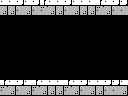

A 2D game scene composited from a Tiled map and its tileset images. What follows is a short description and the map's XML, with every tile layer's data as written:
An orthogonal 16x12 tile map with 8x8 px tiles, 1 tile layer (Tile Layer 1) and 5 objects (item, big-item, breakable-down, door-down, 4x4-item).

<map version="1.0" orientation="orthogonal" renderorder="right-down" width="16" height="12" tilewidth="8" tileheight="8" nextobjectid="8">
 <properties>
  <property name="left" value="hole" />
  <property name="right" value="hole" />
 </properties>
 <tileset firstgid="1" name="tiles" tilewidth="8" tileheight="8" tilecount="256" columns="16">
  <image source="tiles.png" width="128" height="128" />
 </tileset>
 <layer name="Tile Layer 1" width="16" height="12">
  <data encoding="csv">
156,156,247,156,247,151,156,156,247,156,156,156,151,156,247,247,
152,152,153,152,153,153,152,152,153,152,152,152,153,152,153,153,
1,1,1,1,1,1,1,1,1,1,1,1,1,1,1,1,
1,1,1,1,1,1,1,1,1,1,1,1,1,1,1,1,
1,1,1,1,1,1,1,1,1,1,1,1,1,1,1,1,
1,1,1,1,1,1,1,1,1,1,1,1,1,1,1,1,
1,1,1,1,1,1,1,1,1,1,1,1,1,1,1,1,
1,1,1,1,1,1,1,1,1,1,1,1,1,1,1,1,
1,1,1,1,1,1,1,1,1,1,1,1,1,1,1,1,
1,1,1,1,1,1,1,1,1,1,1,1,1,1,1,1,
151,156,247,156,151,156,156,156,151,156,247,156,156,247,247,156,
153,152,153,152,153,152,152,152,153,152,153,152,152,153,153,152
</data>
 </layer>
 <objectgroup name="objects">
  <object id="1" type="item" x="32" y="64" width="16" height="16" />
  <object id="2" type="big-item" x="80" y="56" width="32" height="24" />
  <object id="3" type="breakable-down" x="48" y="80" width="32" height="16" />
  <object id="6" type="door-down" x="48" y="80" width="32" height="16" />
  <object id="7" type="4x4-item" x="80" y="48" width="32" height="32" />
 </objectgroup>
</map>
